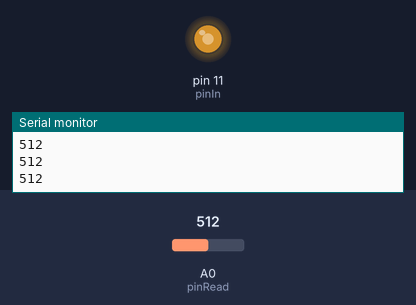
Simulated run of this sketch. Board: Arduino Uno, built with avr-gcc and run on an emulated ATmega328P. On the bench: output pins drawn as LEDs (lit = HIGH), the last lines printed to the serial monitor. Inputs (shaded band) come from the test bench; at power-on: A0 (pinRead) = 512.

Above: at 1.2 s.
1.3 s: A0 (pinRead) set to 716
At 2.5 s:
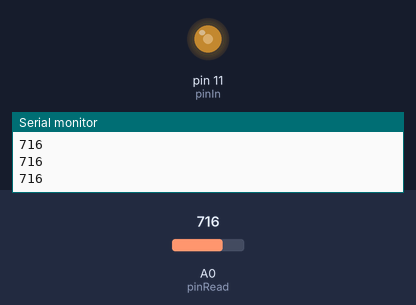
2.9 s: A0 (pinRead) set to 1023
At 3.9 s:
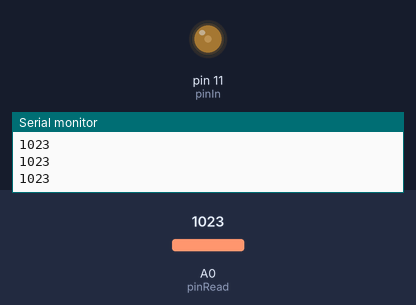
4.5 s: A0 (pinRead) set to 306
At 5.3 s:
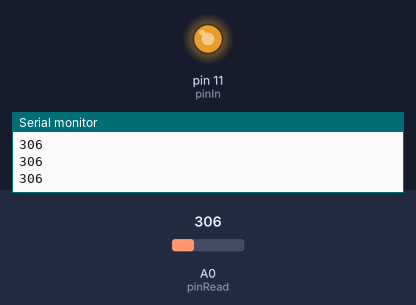
6.1 s: A0 (pinRead) set to 511
At 6.7 s:
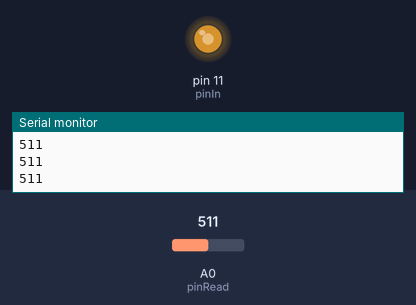
Timing chart, 0 to 8.7 s (numbered marks = the images above; inputs shaded):
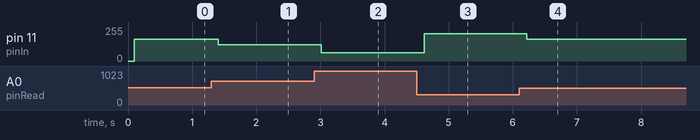

The sketch:

IO_RC_PWM_01_P.ino
```cpp
/*
*/
int pinIn = 11;
int pinRead = A0;
int Vin = 0;  // Vin = (0, 255)
int Vread = 4000;
int error;  // variable error
double P = 0.2 ;  // variable proporcional
int setpoint = 50;

void setup() {
  // initialize serial communication at 9600 bits per second:
  Serial.begin(9600);
  pinMode(pinIn, OUTPUT); // sets the pin as output
}

// the loop routine runs over and over again forever:
void loop() {

  analogWrite(pinIn,Vin);
  Vread = analogRead(pinRead);
  error = setpoint - Vread;
  Vin = P*error;

  // print out the value you read:
  Serial.println(Vread);
  delay(100);        // delay in between reads for stability
}
```

Measured:
- after the input at 1.3 s, pin 11 (pinIn): 164/255 → 123/255 after 0.10 s
- after the input at 2.9 s, pin 11 (pinIn): 123/255 → 62/255 after 0.11 s
- after the input at 4.5 s, pin 11 (pinIn): 62/255 → 205/255 after 0.12 s
- after the input at 6.1 s, pin 11 (pinIn): 205/255 → 164/255 after 0.12 s
